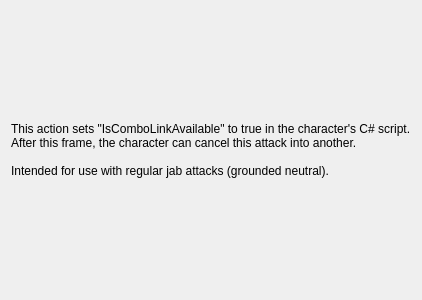
<?xml version="1.0" encoding="UTF-8"?>
<ui version="4.0">
 <class>Form</class>
 <widget class="QWidget" name="Form">
  <property name="geometry">
   <rect>
    <x>0</x>
    <y>0</y>
    <width>400</width>
    <height>300</height>
   </rect>
  </property>
  <property name="windowTitle">
   <string>Form</string>
  </property>
  <layout class="QVBoxLayout" name="verticalLayout">
   <item>
    <widget class="QLabel" name="label">
     <property name="text">
      <string>This action sets &quot;IsComboLinkAvailable&quot; to true in the character's C# script.
After this frame, the character can cancel this attack into another.

Intended for use with regular jab attacks (grounded neutral).</string>
     </property>
    </widget>
   </item>
  </layout>
 </widget>
 <resources/>
 <connections/>
</ui>
